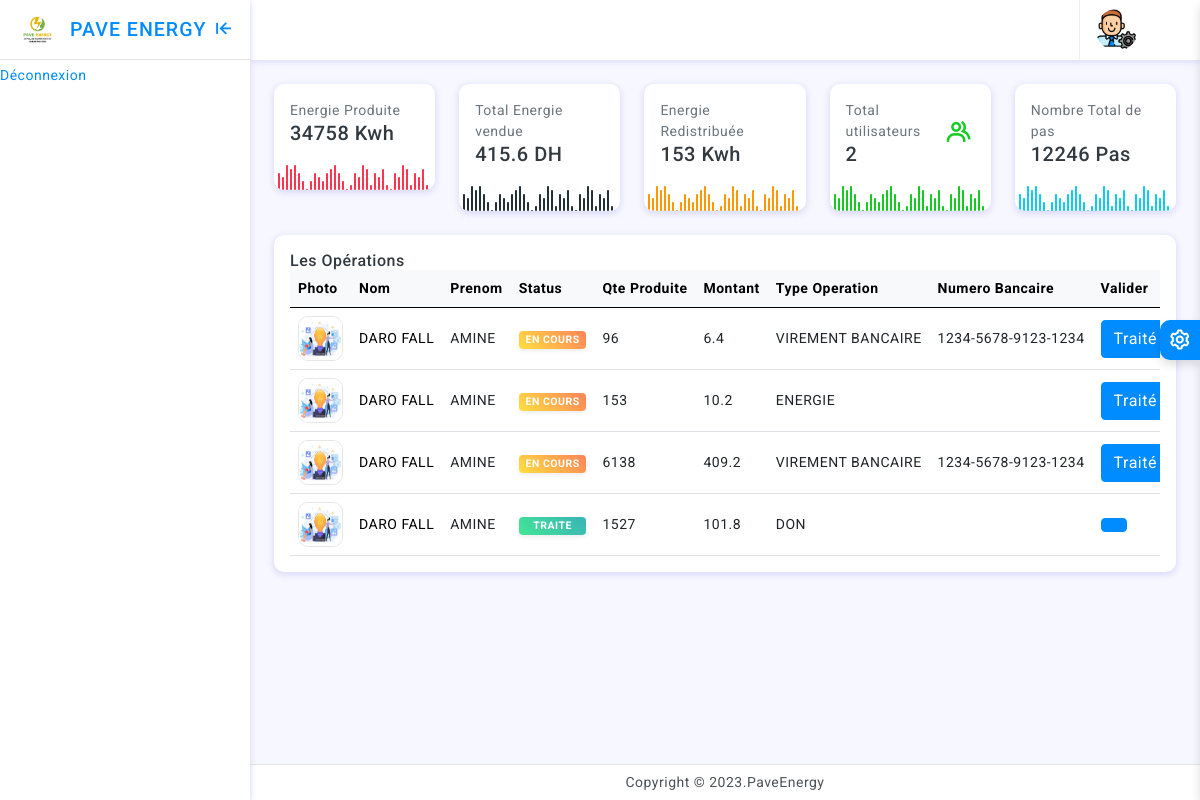
/Admin.php, run on the app's committed database.
### tables this page shows
CREATE TABLE `operations` (
  `id_operation` int(11) NOT NULL,
  `status` varchar(255) NOT NULL DEFAULT 'EN COURS',
  `type` varchar(255) NOT NULL,
  `qte_produite` float NOT NULL,
  `montant` float NOT NULL,
  `id_utilisateur` int(11) NOT NULL,
  `date_operation` datetime NOT NULL DEFAULT current_timestamp(),
  `numero_bancaire` varchar(19) NOT NULL
);

CREATE TABLE `utilisateurs` (
  `id_utilisateur` int(11) NOT NULL,
  `nom` varchar(255) NOT NULL,
  `prenom` varchar(255) NOT NULL,
  `telephone` varchar(255) NOT NULL,
  `email` varchar(255) NOT NULL,
  `adresse` varchar(255) NOT NULL,
  `pseudo` varchar(255) NOT NULL,
  `mot_de_passe` varchar(255) NOT NULL,
  `photo` varchar(255) NOT NULL,
  `status` varchar(255) NOT NULL DEFAULT 'DECONNECTE',
  `derniere_connexion` datetime NOT NULL DEFAULT current_timestamp(),
  `date_inscription` datetime NOT NULL DEFAULT current_timestamp(),
  `pas` int(11) NOT NULL,
  `qte_produite` double NOT NULL,
  `solde_total` double NOT NULL,
  `solde_dispo` double NOT NULL
);

### AfficheStat.php (called while the page is built, shortened)
<?php
$req3=$bd->query(" SELECT SUM(`qte_produite`) as `total` from `utilisateurs` ");
$qteP=$req3->fetch();
$req4=$bd->query("SELECT SUM(`montant`) as `montant` from `operations` where  `type` like 'VIREMENT BANCAIRE' ");
$qteV=$req4->fetch();
$req5=$bd->query("SELECT SUM(`qte_produite`) as `quantite` from `operations` where  `type` like 'ENERGIE' ");
$qteE=$req5->fetch();
$req6=$bd->query("SELECT count(*) as 'nbr' from `utilisateurs` ");
$qteU=$req6->fetch();
$req7=$bd->query("SELECT sum(`pas`) as 'nbrPas' from `utilisateurs` ");
$qtePA=$req7->fetch();
$req8=$bd->query(" SELECT* from utilisateurs, operations where utilisateurs.id_utilisateur=operations.id_utilisateur");
$req8->execute();
$reqTu=$req8->fetchAll();
?>

### Admin.php (the view, shortened to what this page needs)
<?php
include('BaseDeDonnees.php');
include('AfficheStat.php');
?>
<!doctype html>
<html lang="en">
<head>
	<link href="assets/plugins/vectormap/jquery-jvectormap-2.0.2.css" rel="stylesheet"/>
	<link href="assets/plugins/simplebar/css/simplebar.css" rel="stylesheet" />
	<link href="assets/plugins/perfect-scrollbar/css/perfect-scrollbar.css" rel="stylesheet" />
	<link href="assets/plugins/metismenu/css/metisMenu.min.css" rel="stylesheet" />
	<link href="assets/css/pace.min.css" rel="stylesheet" />
	<link href="assets/css/bootstrap.min.css" rel="stylesheet">
	<link href="assets/css/bootstrap-extended.css" rel="stylesheet">
	<link rel="stylesheet" href="https://cdnjs.cloudflare.com/ajax/libs/font-awesome/6.3.0/css/all.min.css" />
	<link href="assets/css/app.css" rel="stylesheet">
	<link href="assets/css/icons.css" rel="stylesheet">
	<link rel="stylesheet" href="assets/css/dark-theme.css" />
	<link rel="stylesheet" href="assets/css/semi-dark.css" />
	<link rel="stylesheet" href="assets/css/header-colors.css" />
</head>
<body>
	<div class="wrapper">
		<div class="sidebar-wrapper" data-simplebar="true">
			<div class="sidebar-header">
				<div>
					<img src="logo.png" class="logo-icon" >
				</div>
				<div>
					<h4 class="logo-text" style="font-size:1.4em;">PAVE ENERGY</h4>
				</div>
				<div class="toggle-icon ms-auto"><i class='bx bx-arrow-to-left'></i>
				</div>
			</div>
			<ul  id="menu">
			<li>
					<a href="Admin.php">
						<div class="parent-icon"><i class='bx bx-home-circle'></i>
						</div>
						<div class="menu-title">Dashboard</div>
					</a>
				</li>
				<li>
					<a href="deconnexionAction.php">
						<div class="parent-icon"><i class='bx bx-log-out'></i>
						</div>
						<div class="menu-title">Déconnexion</div>
					</a>
				</li>
			</ul>
		</div>
		<header>
			<div class="topbar d-flex align-items-center">
				<nav class="navbar navbar-expand">
					<div class="user-box dropdown">
						<a class="d-flex align-items-center nav-link dropdown-toggle dropdown-toggle-nocaret" href="#" role="button" data-bs-toggle="dropdown" aria-expanded="false">
							<img src="admin.png" class="user-img" alt="user avatar">
						</a>
					</div>
				</nav>
			</div>
		</header>
		<div class="page-wrapper">
		<div class="page-content">
					<div class="row row-cols-1 row-cols-md-2 row-cols-xl-5">
						<div class="col">
							<div class="card radius-10 overflow-hidden">
								<div class="card-body">
									<div class="d-flex align-items-center">
										<div>
											<p class="mb-0 text-secondary font-14">Energie Produite</p>
											<h5 class="my-0"><?=$qteP['total']?> Kwh</h5>
										</div>
									</div>
								</div>
								<div class="mt-1" id="chart2"></div>
							</div>
						</div>
						<div class="col">
							<div class="card radius-10 overflow-hidden">
								<div class="card-body">
									<div class="d-flex align-items-center">
										<div>
											<p class="mb-0 text-secondary font-14"> Total Energie vendue</p>
											<h5 class="my-0"><?=round($qteV['montant'],2)?> DH</h5>
										</div>
									</div>
								</div>
								<div class="mt-1" id="chart6"></div>
							</div>
						</div>
						<div class="col">
							<div class="card radius-10 overflow-hidden">
								<div class="card-body">
									<div class="d-flex align-items-center">
										<div>
											<p class="mb-0 text-secondary font-14">Energie Redistribuée</p>
											<h5 class="my-0"><?=$qteE['quantite']?> Kwh</h5>
										</div>
									</div>
								</div>
								<div class="mt-1" id="chart4"></div>
							</div>
						</div>
						<div class="col">
							<div class="card radius-10 overflow-hidden">
								<div class="card-body">
									<div class="d-flex align-items-center">
										<div>
											<p class="mb-0 text-secondary font-14">Total utilisateurs</p>
											<h5 class="my-0"><?=$qteU['nbr']?></h5>
										</div>
										<div class="text-success ms-auto font-30"><i class='bx bx-group'></i>
										</div>
									</div>
								</div>
								<div class="mt-1" id="chart3"></div>
							</div>
						</div>
						<div class="col">
							<div class="card radius-10 overflow-hidden">
								<div class="card-body">
									<div class="d-flex align-items-center">
										<div>
											<p class="mb-0 text-secondary font-14">Nombre Total de pas </p>
											<h5 class="my-0"><?=$qtePA['nbrPas']?> Pas</h5>
										</div>
									</div>
								</div>
								<div class="mt-1" id="chart5"></div>
							</div>
						</div>
					  </div>
					 <div class="card radius-10">
						<div class="card-body">
						   <div class="d-flex align-items-center">
							   <div>
								   <h6 class="mb-0">Les Opérations</h6>
							   </div>
						   </div>
						<div class="table-responsive">
						  <table class="table align-middle mb-0">
						   <thead class="table-light">
							<tr>
							  <th>Photo</th>
							  <th>Nom</th>
							  <th>Prenom</th>
							  <th>Status</th>
							  <th>Qte Produite</th>
							  <th>Montant</th>
							  <th>Type Operation</th>
							  <th>Numero Bancaire</th>
							  <th>Valider</th>
							</tr>
							</thead>
							<tbody>
							<?php foreach($reqTu as $re){ ?>
							<tr>
							<td> <a href="profil.php?id_utilisateur=<?=$re['id_utilisateur']?>">	<img src="<?=$re['photo']?>" class="product-img-2" alt="product img"></a></td>
							 <td><a href="profil.php?id_utilisateur=<?=$re['id_utilisateur']?>" style="color:black;"><?=$re['nom']?></a></td>
				             <td><?=$re['prenom']?></td>
							 <?php if($re['status']=="EN COURS"){?>
							 <td><span class="badge bg-gradient-blooker text-white shadow-sm w-100"><?=$re['status']?></span></td>
							 <?php }else{?>
							 <td><span class="badge bg-gradient-quepal text-white shadow-sm w-100"><?=$re['status']?></span></td>
							 <?php }?>
							 <td><?=$re['qte_produite']?></td>
							 <td><?=$re['montant']?></td>
							 <td><?=$re['type']?></td>
							 <td><?=$re['numero_bancaire']?></td>
							 <?php if($re['status']=="TRAITE"){?>
							 <td> <button class="btn btn-primary"></button> </td>
							 <?php }else{?>
								<td> <a href="traiter.php?id=<?=$re['id_utilisateur']?>&idOperation=<?=$re['id_operation']?>"><button class="btn btn-primary">Traité</button></a> </td>
								<?php }?>
							</tr>
		                   <?php }?>
						   </tbody>
						 </table>
						 </div>
						</div>
				   </div>
				</div>
		</div>
		<footer class="page-footer">
			<p class="mb-0">Copyright © 2023.PaveEnergy</p>
		</footer>
	</div>
	<div class="switcher-wrapper">
		<div class="switcher-btn"> <i class='bx bx-cog bx-spin'></i>
		</div>
</body>
</html>

### assets/css/app.css (style rules this page uses)
body { font-size: 14px; color: #4c5258; letter-spacing: .5px; background: #f7f7ff; overflow-x: hidden; font-family: Roboto, sans-serif }
a { text-decoration: none }
.wrapper { width: 100%; position: relative }
.sidebar-wrapper { width: 250px; height: 100%; position: fixed; top: 0; bottom: 0; left: 0; background: #fff; border-right: 0 solid #e4e4e4; z-index: 11; box-shadow: 0 2px 6px 0 rgb(218 218 253 / 65%), 0 2px 6px 0 rgb(206 206 238 / 54%)!important; transition: all .2s ease-out }
.sidebar-header { width: 250px; height: 60px; display: flex; align-items: center; position: fixed; top: 0; bottom: 0; padding: 0 15px; z-index: 5; background: #fff; background-clip: padding-box; border-bottom: 1px solid #e4e4e4 }
.logo-icon { width: 45px }
.logo-text { font-size: 22px; margin-left: 10px; margin-bottom: 0; letter-spacing: 1px; color: #008cff }
.toggle-icon { font-size: 22px; cursor: pointer; color: #008cff }
.topbar { position: fixed; top: 0; left: 250px; right: 0; height: 60px; background: #fff; border-bottom: 1px solid rgb(228 228 228 / 0%); z-index: 10; -webkit-box-shadow: 0 2px 6px 0 rgb(218 218 253 / 65%), 0 0px 6px 0 rgb(206 206 238 / 54%); box-shadow: 0 2px 6px 0 rgb(218 218 253 / 65%), 0 0px 6px 0 rgb(206 206 238 / 54%); }
.topbar .navbar { width: 100%; height: 60px; padding-left: 30px; padding-right: 30px }
.page-wrapper { height: 100%; margin-top: 60px; margin-bottom: 30px; margin-left: 250px }
.page-content { padding: 1.5rem 1.5rem 0.7rem 1.5rem }
.page-footer { background: #fff; left: 250px; right: 0; bottom: 0; position: fixed; text-align: center; padding: 7px; font-size: 14px; border-top: 1px solid #e4e4e4; z-index: 3 }
.sidebar-wrapper ul { padding: 0; margin: 0; list-style: none; background: 0 0 }
.product-img-2 { width: 45px; height: 45px; background-color: #fff; display: flex; align-items: center; justify-content: center; border-radius: 10px; border: 1px solid #e6e6e6 }
.font-14 { font-size: 14px }
.font-30 { font-size: 30px }
.radius-10 { border-radius: 10px }
.bg-gradient-quepal { background: #42e695; background: -webkit-linear-gradient( 45deg , #42e695, #3bb2b8)!important; background: linear-gradient( 45deg , #42e695, #3bb2b8)!important; }
.bg-gradient-blooker { background: #ffdf40; background: -webkit-linear-gradient( 45deg , #ffdf40, #ff8359)!important; background: linear-gradient( 45deg , #ffdf40, #ff8359)!important; }
.dropdown-toggle-nocaret:after { display: none }
.user-img { width: 42px; height: 42px; border-radius: 50%; border: 0 solid #e5e5e5; padding: 0 }
.user-box { display: flex; align-items: center; height: 60px; border-left: 1px solid #f0f0f0; margin-left: 1rem }
.switcher-wrapper { width: 280px; height: 100%; position: fixed; right: -280px; top: 0; bottom: 0; z-index: 16; background: #fff; border-left: 0 solid #d2d2d2; box-shadow: 0 .3rem .6rem rgba(0, 0, 0, .13); transition: all .2s ease-out }
.switcher-btn { width: 40px; height: 40px; line-height: 40px; font-size: 24px; background: #008cff; box-shadow: 0 .3rem .6rem rgba(0, 0, 0, .13); color: #fff; text-align: center; border-top-left-radius: 10px; border-bottom-left-radius: 10px; position: absolute; top: 40%; right: 100%; cursor: pointer }

### data on the page
operations: id_utilisateur.photo (picture), id_utilisateur.nom "DARO FALL", id_utilisateur.prenom "AMINE", status "EN COURS", qte_produite "96", montant "6.4", type "VIREMENT BANCAIRE", numero_bancaire "1234-5678-9123-1234"
operations: id_utilisateur.photo (picture), id_utilisateur.nom "DARO FALL", id_utilisateur.prenom "AMINE", status "EN COURS", qte_produite "153", montant "10.2", type "ENERGIE"
operations: id_utilisateur.photo (picture), id_utilisateur.nom "DARO FALL", id_utilisateur.prenom "AMINE", status "EN COURS", qte_produite "6138", montant "409.2", type "VIREMENT BANCAIRE", numero_bancaire "1234-5678-9123-1234"
operations: id_utilisateur.photo (picture), id_utilisateur.nom "DARO FALL", id_utilisateur.prenom "AMINE", status "TRAITE", qte_produite "1527", montant "101.8", type "DON"

### other printed values
$qteP['total'] "34758"
$qteV['montant'] "415.6"
$qteE['quantite'] "153"
$qteU['nbr'] "2"
$qtePA['nbrPas'] "12246"
